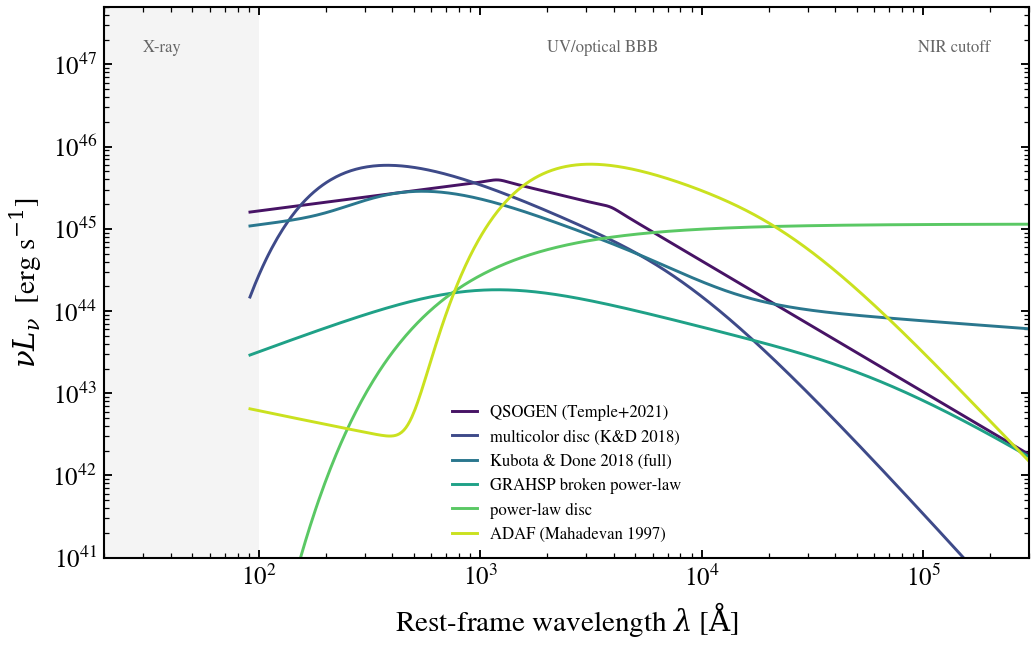

Write the Python code that produced this figure.
"""
AGN disc continuum: model comparison at fixed L_bol
=====================================================

Six accretion-disc backbones at fixed bolometric luminosity
``log L_bol = 12.5`` (in log L_sun), evaluated in isolation with the
host suppressed and no torus/lines/dust. The differences between the
curves are entirely how each model partitions the disc power across
wavelength: pure blackbody vs warm Comptonization, relativistic vs
Newtonian potential, empirical-fit vs first-principles continuum.

Models compared (the six production disc selectors under
``agn.disc.type``):
- ``multicolor``   — Shakura–Sunyaev α-disc (Kubota & Done 2018)
- ``kubota_done``  — same family, full warm-Compton treatment
- ``qsogen``       — Temple+2021 empirical type-1 SED
- ``grahsp_sbpl``  — Lussier+2023 GRAHSP broken power-law
- ``powerlaw``     — generic power-law disc
- ``adaf``         — radiatively inefficient accretion flow (Mahadevan 1997)
"""

import os

os.environ["TF_CPP_MIN_LOG_LEVEL"] = "2"  # suppress XLA/PjRt C++ INFO+WARNING logs

import warnings

import jax
import matplotlib.pyplot as plt
import numpy as np

import tengri
from tengri.analysis.plotting import setup_style

setup_style()
warnings.filterwarnings("ignore", message=".*BakedInBackend.*")

DISC_MODELS = [
    ("qsogen", "QSOGEN (Temple+2021)"),
    ("multicolor", "multicolor disc (K&D 2018)"),
    ("kubota_done", "Kubota & Done 2018 (full)"),
    ("grahsp_sbpl", "GRAHSP broken power-law"),
    ("powerlaw", "power-law disc"),
    ("adaf", "ADAF (Mahadevan 1997)"),
]
COLORS = plt.cm.viridis(np.linspace(0.05, 0.92, len(DISC_MODELS)))

C_AA_PER_S = 2.998e18
SFH = {"type": "const", "*": tengri.FIXED, "log_sfr": -10.0}
DUST = {"type": "two_component", "*": tengri.FIXED, "tau_diff": 0.0, "tau_bc": 0.0}

ssp = tengri.load_ssp()
fig, ax = plt.subplots(figsize=(7.2, 4.6))

for (disc, label), color in zip(DISC_MODELS, COLORS):
    model = tengri.SEDModel.build(
        ssp,
        sfh=SFH,
        dust=DUST,
        agn={
            "disc": {"type": disc, "*": tengri.FIXED},
            "*": tengri.FIXED,
            "log_lbol": 12.5,
            "frac": 1.0,
        },
        redshift=tengri.Fixed(0.05),
    )
    p = dict(model.spec.sample(jax.random.PRNGKey(0)))
    out = model.predict_rest_sed(p)
    wave = np.asarray(out.wavelength)
    nu_l_nu = C_AA_PER_S / wave * np.asarray(out.sed)
    ax.loglog(wave, nu_l_nu, color=color, lw=1.4, label=label)

ax.set(
    xlim=(20, 3e5),
    ylim=(1e41, 5e47),
    xlabel=r"Rest-frame wavelength $\lambda$ [$\mathrm{\AA}$]",
    ylabel=r"$\nu L_\nu$  [erg s$^{-1}$]",
)
ax.axvspan(1, 100, color="0.93", alpha=0.6, lw=0)
ax.text(30, 2e47, "X-ray", color="0.4", fontsize=8, va="top")
ax.text(2000, 2e47, "UV/optical BBB", color="0.4", fontsize=8, va="top")
ax.text(2e5, 2e47, "NIR cutoff", color="0.4", fontsize=8, va="top", ha="right")
ax.legend(frameon=False, fontsize=8, loc="lower center")

fig.tight_layout()
plt.savefig("plot_agn_disc_compare.png", dpi=150, bbox_inches="tight")
